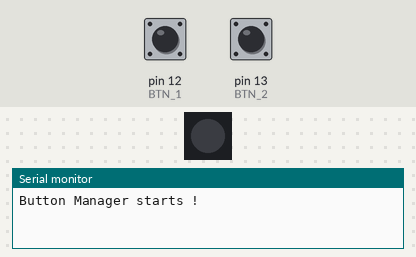
Simulated run of this sketch. Board: Arduino Uno, built with avr-gcc and run on an emulated ATmega328P. On the bench: 1 RGB LEDs in strip order, left to right, the last lines printed to the serial monitor. Inputs (shaded band) come from the test bench; at power-on: pin 12 (BTN_1) HIGH, pin 13 (BTN_2) HIGH. Dim RGB values are drawn brighter than linear.

Above: at 1.2 s.
1.3 s: pin 12 (BTN_1) pulled LOW for 0.15 s
At 1.54 s:
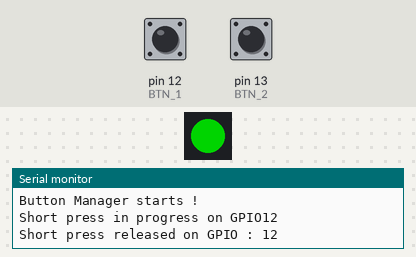
4.3 s: pin 13 (BTN_2) pulled LOW for 3.2 s
At 4.65 s:
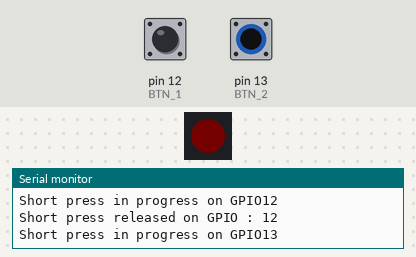
9.0 s: pin 13 (BTN_2) pulled LOW for 1 s
At 11.7 s:
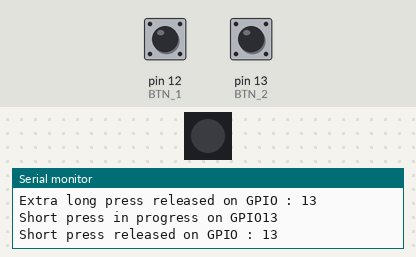
12.0 s: pin 12 (BTN_1) pulled LOW for 1 s
At 12.35 s:
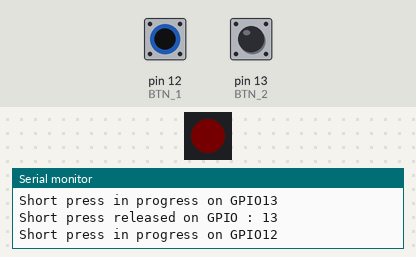
15.0 s: pin 12 (BTN_1) pulled LOW for 3.2 s
At 17.29 s:
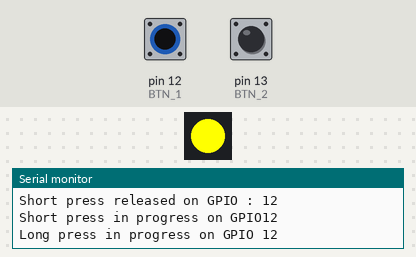
19.7 s: pin 12 (BTN_1) driven LOW and pin 13 (BTN_2) driven LOW
At 19.87 s:
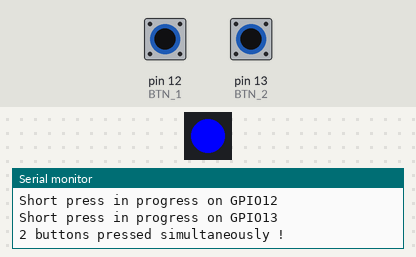
Timing chart, 0 to 23.7 s (numbered marks = the images above; inputs shaded):
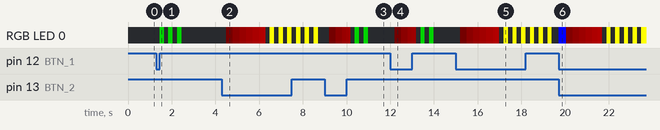

Measured:
- after the input at 1.3 s, RGB LED 0: alternates RGB(0, 128, 0) for 0.20 s and off for 0.20 s, 6 changes in all, then stays off, starting after 0.15 s
- after the input at 4.3 s, RGB LED 0: off → RGB(1, 0, 0) after 0.20 s, → RGB(12, 0, 0) 0.30 s later, → RGB(23, 0, 0) 0.30 s later, → RGB(34, 0, 0) 0.30 s later, … (20 changes in this stretch)
- after the input at 9.0 s, RGB LED 0: off → RGB(1, 0, 0) after 0.20 s, → RGB(12, 0, 0) 0.30 s later, → RGB(23, 0, 0) 0.30 s later, → RGB(30, 0, 0) 0.18 s later, … (9 changes in this stretch)
- after the input at 12.0 s, RGB LED 0: off → RGB(1, 0, 0) after 0.20 s, → RGB(12, 0, 0) 0.30 s later, → RGB(23, 0, 0) 0.30 s later, → RGB(30, 0, 0) 0.19 s later, … (9 changes in this stretch)
- after the input at 15.0 s, RGB LED 0: off → RGB(1, 0, 0) after 0.20 s, → RGB(12, 0, 0) 0.30 s later, → RGB(23, 0, 0) 0.30 s later, → RGB(34, 0, 0) 0.30 s later, … (20 changes in this stretch)
- after the input at 19.7 s, RGB LED 0: off → RGB(0, 0, 255) at once, → RGB(6, 0, 0) 0.34 s later, → RGB(17, 0, 0) 0.30 s later, → RGB(28, 0, 0) 0.30 s later, … (17 changes in this stretch)

The sketch:

ButtonsManager_TwoButtons_WithLED.ino
```cpp
// Button Manager by Schmurtz  (https://github.com/schmurtzm/ButtonsManager)
// This is my own button management, as there are probably thousands of them ;)
// Thinked to be simple and easily modifiable.
// It can manage :
//      - multiple buttons without interfering
//      - dual simultaneous press on 2 buttons
//      - double click event on one button
//      - short press, long press , extra long press
//      - detect event on press and on release button
//      - a RGB LED which help to understand which action has been executed
//          (for example if a long click has been taken into account)


// This example works with 2 buttons on GPIO 12 and 13
// It displays buttons events on serial :
//              - short press begins / short press released
//              - long press begins / long press released
//              - extra long press begins / extra long press released
//              - double press on one button
//              - 2 buttons pressed simultaneously


// It also use a RGB led to show what happens to the user :

//              - single press = 3 green blinks
//              - double press = 3 OrangeRed blinks
//              - long press = red increasing light until 3 yellow blinks when it is taken into account
//              - dual press of 2 buttons = 3 blue blinks

//    So it require Fastled library (easy to find in arduino IDE, Platformio or Github)
//    Led is connected on pin 2 by default

#include "Arduino.h"
#include "FastLED.h"

typedef struct
{
  byte ButtonGpio = 255;        // 255 means that this button is not initialized
  bool CurrentGPIOstate = 1;    // Digital state of the pin (High or LOW)
  bool PreviousGPIOState = 1;   // Previous digital state of the pin (High or LOW)
  unsigned long time = 0;       // Used to record the time since when the button has been pressed
  bool BoundarySwitcher = 0;    // this boolean is used to debounce the button and avoid repetitions
  byte CurrentButtonstate = 0;  // Current state of the button :
  //                                0 : nothing , 1 = short press begins , 2 = short press released , 3 = long press begins
  //                                4 = long press released , 5 = extra long press begins , 6 = extra long press released , 7 = currently pushed
} button;

button ButtonsDatas[2];             // here we create a structure to manage 2 buttons

const int DEBOUNCE_TIME = 150;      // debounce time = minimal time between 2 clicks (in ms)
const int DOUBLE_PRESS = 500;       // maximum time between 2 press to obtain a double press event
const int LONG_PRESS = 1500;        // time to press a button to trigger a long press action
const int EXTRA_LONG_PRESS = 3000;  // time to press a button to trigger an extra long press action

const int BTN_1 = 12;               // we set a GPIO for the first button
const int BTN_2 = 13;

bool DblePressActionDone = 0;       // used to debouche simulataneous dual press


// ============== declarations for LEDS : ==============
#define NUM_LEDS 1         // Number of leds
#define DATA_PIN 2         // data pin
CRGB leds[NUM_LEDS];       // led declaration

unsigned long LedTimer = 0;     // To avoid delay() function
byte  Globo = 0;                // To create some nice progressive effects
byte LedBlinkCount = 255;       // To manage de lengh duration of blinking function
CRGB BlinkColor = CRGB::Black;  // To create some nice progressive effects
// ============ End of declarations for LEDS :============

/* ###################################### Physical Buttons Function ########################################### */

void ButtonManager()
{
  byte MaxGloboValue = 60;

  for (int i = 0; i < sizeof ButtonsDatas / sizeof ButtonsDatas[0]; i++)   // for each button in ButtonsDatas
  {
    if (ButtonsDatas[i].ButtonGpio < 255)       // if a gpio has been defined
    {

      ButtonsDatas[i].CurrentGPIOstate = digitalRead(ButtonsDatas[i].ButtonGpio);               // we update the GPIO state


      // ==================================================== Case where we have just had a change of state : button pushed =====================================================


      if (ButtonsDatas[i].CurrentGPIOstate == LOW && ButtonsDatas[i].PreviousGPIOState == HIGH) //
      {

        if (millis() - ButtonsDatas[i].time < DEBOUNCE_TIME)  // if during the moment the button is pressed the time of pressing is less than ...
        {
          ButtonsDatas[i].CurrentGPIOstate = HIGH;  // we cancel the action to debounce
          ButtonsDatas[i].CurrentButtonstate = 0;

        }
        else if (millis() - ButtonsDatas[i].time < DOUBLE_PRESS )
        {
          ButtonsDatas[i].time = millis(); // We start counting the time from the moment the button is pressed
          ButtonsDatas[i].CurrentButtonstate = 8;  // like explained above: 1 = short press begins
          BlinkColor = CRGB::OrangeRed   ;
        }
        else
        {
          ButtonsDatas[i].time = millis(); // We start counting the time from the moment the button is pressed
          ButtonsDatas[i].CurrentButtonstate = 1;  // like explained above: 1 = short press begins
          BlinkColor = CRGB::Green;
        }
      }


      // ================================================================== Case where the button remains pressed ==================================================================


      if (ButtonsDatas[i].CurrentGPIOstate == LOW && ButtonsDatas[i].PreviousGPIOState == LOW)
      {
        if (millis() - ButtonsDatas[i].time > 200)  // We start led globo effect after 200ms
        {
          if (Globo < MaxGloboValue) {      // we create an effect that makes the led light get brighter (MaxGloboValue is = 60 here) before blinking 3 times to signal the action
            if (millis() - LedTimer >  LONG_PRESS / MaxGloboValue)  // if during the moment the button is pressed the time of pressing is less than ...
            {
              LedTimer =  millis();
              Globo++; // max value is 259, 260 return to low value ->  Globo effect
            }
            leds[0].r = Globo;  // it will be a red globo effect
            leds[0].g = 0;
            leds[0].b = 0;
            FastLED.show();   // we display the current brightess on the led

          }
        }

        if (Globo == MaxGloboValue) // if we are to the
        {
          BlinkColor = CRGB::Yellow;
          LedBlinkCount = 0;
        }

        if (millis() - ButtonsDatas[i].time <= LONG_PRESS)  // if during the moment the button is pressed the time of pressing is less than ...
        {
          ButtonsDatas[i].CurrentButtonstate = 7;   // necessary if we want to detect the button only one time when it is pressed
        }


        if (millis() - ButtonsDatas[i].time > LONG_PRESS && millis() - ButtonsDatas[i].time < EXTRA_LONG_PRESS) // if during the moment the button is pressed the time of pressing is more than ...
        {
          if (ButtonsDatas[i].BoundarySwitcher == 0) // on the next boundary we will check if it is = to 1
          {
            ButtonsDatas[i].BoundarySwitcher = 1;    // so it allow to execute that only one time...
            ButtonsDatas[i].CurrentButtonstate = 3;
          }
          else
          {
            ButtonsDatas[i].CurrentButtonstate = 7;   // necessary if we want to detect the button only one time when it is pressed
          }


        }


        if (millis() - ButtonsDatas[i].time >= EXTRA_LONG_PRESS) // si durant le moment ou le bouton est appuyé le temps d'appui est sup à ...
        {
          if (ButtonsDatas[i].BoundarySwitcher == 1) // on the next boundary we will check if it is = to 0
          {
            ButtonsDatas[i].BoundarySwitcher = 0;    // so it allow to execute that only one time...
            ButtonsDatas[i].CurrentButtonstate = 5;
          }
          else
          {
            ButtonsDatas[i].CurrentButtonstate = 7;   // necessary if we want to detect the button only one time when it is pressed
          }
        }

      }


      // ================================================================== In case the button has just been released ==================================================================


      if (ButtonsDatas[i].CurrentGPIOstate == HIGH && ButtonsDatas[i].PreviousGPIOState == LOW)
      {

        if (millis() - ButtonsDatas[i].time <= LONG_PRESS)
        {
          ButtonsDatas[i].CurrentButtonstate = 2;
          if ( leds[0]  !=  CRGB(0x0000FF))   // blue with dual press
          {
            LedBlinkCount = 0; // This will start a blinking
          }
        }


        if (millis() - ButtonsDatas[i].time > LONG_PRESS && millis() - ButtonsDatas[i].time < EXTRA_LONG_PRESS) // if during the moment the button is pressed the time of pressing is between LONG_PRESS and EXTRA_LONG_PRESS ...
        {
          ButtonsDatas[i].CurrentButtonstate = 4;
        }


        if (millis() - ButtonsDatas[i].time >= EXTRA_LONG_PRESS)            // if during the moment the button is pressed the time of pressing is more than EXTRA_LONG_PRESS ...
        {
          ButtonsDatas[i].CurrentButtonstate = 6;
        }

        ButtonsDatas[i].time = millis();   // To debounce the next push
        Globo = 0;   // the button has been released, so the globo effect is reinitialized.


      }


      // ============================================================================= In case nothing happens =============================================================================


      if (ButtonsDatas[i].CurrentGPIOstate == HIGH && ButtonsDatas[i].PreviousGPIOState == HIGH)
      {
        ButtonsDatas[i].BoundarySwitcher = 0;
        ButtonsDatas[i].CurrentButtonstate = 0;
      }
      // ===================================================================================================================================================================================


      ButtonsDatas[i].PreviousGPIOState = ButtonsDatas[i].CurrentGPIOstate;
    }
  }
}


void LedBlink()
{
  if (LedBlinkCount < 3)                  // there will be 3 blink
  {
    if (millis() - LedTimer >= 200) {     // one blink every 200 ms
      LedTimer = millis();
      if (leds[0] == CRGB(0x000000)) {    // if led color is black (we can't comopare with html color, must use hex code : http://fastled.io/docs/3.1/struct_c_r_g_b.html)
        fill_solid(leds, NUM_LEDS, BlinkColor);
        FastLED.show();
      } else {
        fill_solid(leds, NUM_LEDS, CRGB::Black);
        FastLED.show();
        LedBlinkCount++;
      }
    }
  }


}

/* ################################## Setup ############################################# */
void setup()
{
  Serial.begin(115200);
  Serial.println(F("Button Manager starts !"));

  //we initialize some buttons :
  pinMode(BTN_1, INPUT_PULLUP);
  pinMode(BTN_2, INPUT_PULLUP);
  ButtonsDatas[0].ButtonGpio = BTN_1;
  ButtonsDatas[1].ButtonGpio = BTN_2;

  // ============ déclaration pour les LEDS : ============

  //FastLED.addLeds<WS2811, DATA_PIN, RGB>(leds, NUM_LEDS);
  FastLED.addLeds<NEOPIXEL, DATA_PIN>(leds, NUM_LEDS);
  leds[0] = CRGB::Black;
  FastLED.show();
  // =========== fin déclaration pour les LEDS ===========
}

/* ##################################### Loop ############################################# */

void loop()
{

  ButtonManager(); // we call the main function and refresh the button state
  LedBlink();      // Function for managing blinking of RGB led without the use of delay()

  for (int i = 0; i < sizeof ButtonsDatas / sizeof ButtonsDatas[0]; i++)   // for each button in ButtonsDatas
  {
    switch (ButtonsDatas[i].CurrentButtonstate) {
      case 0:
        // Nothing happens on the buttons... So we do nothing ;)
        break;
      case 1:
        Serial.print(F("Short press in progress on GPIO"));
        Serial.println(ButtonsDatas[i].ButtonGpio);
        // if (ButtonsDatas[i].ButtonGpio == 12) Serial.println("Button on GPIO12 pressed, let's do something !");  // exemple of action
        break;
      case 2:
        Serial.print(F("Short press released on GPIO : "));
        Serial.println(ButtonsDatas[i].ButtonGpio);
        break;
      case 3:
        Serial.print(F("Long press in progress on GPIO "));
        Serial.println(ButtonsDatas[i].ButtonGpio);
        break;
      case 4:
        Serial.print(F("Long press released on GPIO : "));
        Serial.println(ButtonsDatas[i].ButtonGpio);
        break;
      case 5:
        Serial.print(F("Extra long press in progress on GPIO "));
        Serial.println(ButtonsDatas[i].ButtonGpio);
        break;
      case 6:
        Serial.print(F("Extra long press released on GPIO : "));
        Serial.println(ButtonsDatas[i].ButtonGpio);
        break;
      case 7:
        //        Serial.print(F("Extra long press released on GPIO : "));
        //        Serial.println(ButtonsDatas[i].ButtonGpio);
        break;
      case 8:
        Serial.print(F("Double press detected on GPIO : "));
        Serial.println(ButtonsDatas[i].ButtonGpio);
        break;
      default:
        break;
    }
  }

  if (ButtonsDatas[0].CurrentButtonstate  > 0 && ButtonsDatas[1].CurrentButtonstate > 0)
  {
    if (DblePressActionDone == false)
    {
      Serial.print(F("2 buttons pressed simultaneously !"));
      BlinkColor = CRGB::Blue;
      LedBlinkCount = 0;        // We start a blue blinking when a dual press is detected
      DblePressActionDone = true;
    }
  }
  else
  {
    DblePressActionDone = false;
  }

}
```
